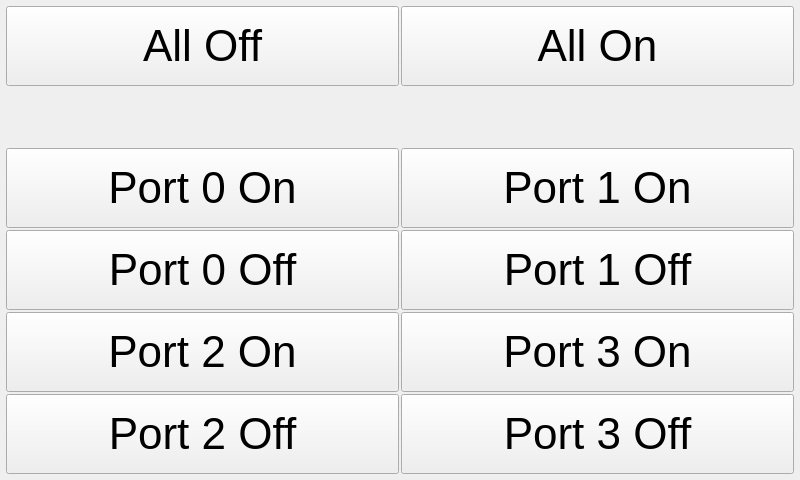
<?xml version="1.0" encoding="UTF-8"?>
<ui version="4.0">
 <class>OnOffWizardPage</class>
 <widget class="QWizardPage" name="OnOffWizardPage">
  <property name="geometry">
   <rect>
    <x>0</x>
    <y>0</y>
    <width>800</width>
    <height>480</height>
   </rect>
  </property>
  <property name="windowTitle">
   <string>On/Off Control</string>
  </property>
  <layout class="QVBoxLayout" name="verticalLayout_5">
   <property name="spacing">
    <number>2</number>
   </property>
   <property name="margin">
    <number>6</number>
   </property>
   <item>
    <layout class="QHBoxLayout" name="horizontalLayout_3">
     <property name="leftMargin">
      <number>0</number>
     </property>
     <property name="topMargin">
      <number>0</number>
     </property>
     <item>
      <widget class="QPushButton" name="allOff">
       <property name="enabled">
        <bool>true</bool>
       </property>
       <property name="minimumSize">
        <size>
         <width>80</width>
         <height>80</height>
        </size>
       </property>
       <property name="font">
        <font>
         <pointsize>33</pointsize>
        </font>
       </property>
       <property name="text">
        <string>All Off</string>
       </property>
       <property name="icon">
        <iconset resource="../rc/icons.qrc">
         <normaloff>:/icons/fontawesome/solid/icons/fontawesome/solid/power-off.svg</normaloff>:/icons/fontawesome/solid/icons/fontawesome/solid/power-off.svg</iconset>
       </property>
       <property name="iconSize">
        <size>
         <width>35</width>
         <height>35</height>
        </size>
       </property>
      </widget>
     </item>
     <item>
      <widget class="QPushButton" name="allOn">
       <property name="minimumSize">
        <size>
         <width>80</width>
         <height>80</height>
        </size>
       </property>
       <property name="font">
        <font>
         <pointsize>33</pointsize>
        </font>
       </property>
       <property name="text">
        <string>All On</string>
       </property>
       <property name="icon">
        <iconset resource="../rc/icons.qrc">
         <normaloff>:/icons/fontawesome/solid/icons/fontawesome/solid/lightbulb.svg</normaloff>:/icons/fontawesome/solid/icons/fontawesome/solid/lightbulb.svg</iconset>
       </property>
       <property name="iconSize">
        <size>
         <width>35</width>
         <height>35</height>
        </size>
       </property>
      </widget>
     </item>
    </layout>
   </item>
   <item>
    <spacer name="verticalSpacer">
     <property name="orientation">
      <enum>Qt::Vertical</enum>
     </property>
     <property name="sizeHint" stdset="0">
      <size>
       <width>20</width>
       <height>40</height>
      </size>
     </property>
    </spacer>
   </item>
   <item>
    <layout class="QHBoxLayout" name="horizontalLayout">
     <property name="spacing">
      <number>2</number>
     </property>
     <item>
      <layout class="QVBoxLayout" name="verticalLayout">
       <item>
        <widget class="QPushButton" name="on0">
         <property name="minimumSize">
          <size>
           <width>80</width>
           <height>80</height>
          </size>
         </property>
         <property name="font">
          <font>
           <pointsize>33</pointsize>
          </font>
         </property>
         <property name="text">
          <string>Port 0 On</string>
         </property>
         <property name="icon">
          <iconset resource="../rc/icons.qrc">
           <normaloff>:/icons/fontawesome/solid/icons/fontawesome/solid/lightbulb.svg</normaloff>:/icons/fontawesome/solid/icons/fontawesome/solid/lightbulb.svg</iconset>
         </property>
         <property name="iconSize">
          <size>
           <width>35</width>
           <height>35</height>
          </size>
         </property>
        </widget>
       </item>
       <item>
        <widget class="QPushButton" name="off0">
         <property name="enabled">
          <bool>true</bool>
         </property>
         <property name="minimumSize">
          <size>
           <width>80</width>
           <height>80</height>
          </size>
         </property>
         <property name="font">
          <font>
           <pointsize>33</pointsize>
          </font>
         </property>
         <property name="text">
          <string>Port 0 Off</string>
         </property>
         <property name="icon">
          <iconset resource="../rc/icons.qrc">
           <normaloff>:/icons/fontawesome/solid/icons/fontawesome/solid/power-off.svg</normaloff>:/icons/fontawesome/solid/icons/fontawesome/solid/power-off.svg</iconset>
         </property>
         <property name="iconSize">
          <size>
           <width>35</width>
           <height>35</height>
          </size>
         </property>
        </widget>
       </item>
      </layout>
     </item>
     <item>
      <layout class="QVBoxLayout" name="verticalLayout_2">
       <item>
        <widget class="QPushButton" name="on1">
         <property name="minimumSize">
          <size>
           <width>80</width>
           <height>80</height>
          </size>
         </property>
         <property name="font">
          <font>
           <pointsize>33</pointsize>
          </font>
         </property>
         <property name="text">
          <string>Port 1 On</string>
         </property>
         <property name="icon">
          <iconset resource="../rc/icons.qrc">
           <normaloff>:/icons/fontawesome/solid/icons/fontawesome/solid/lightbulb.svg</normaloff>:/icons/fontawesome/solid/icons/fontawesome/solid/lightbulb.svg</iconset>
         </property>
         <property name="iconSize">
          <size>
           <width>35</width>
           <height>35</height>
          </size>
         </property>
        </widget>
       </item>
       <item>
        <widget class="QPushButton" name="off1">
         <property name="enabled">
          <bool>true</bool>
         </property>
         <property name="minimumSize">
          <size>
           <width>80</width>
           <height>80</height>
          </size>
         </property>
         <property name="font">
          <font>
           <pointsize>33</pointsize>
          </font>
         </property>
         <property name="text">
          <string>Port 1 Off</string>
         </property>
         <property name="icon">
          <iconset resource="../rc/icons.qrc">
           <normaloff>:/icons/fontawesome/solid/icons/fontawesome/solid/power-off.svg</normaloff>:/icons/fontawesome/solid/icons/fontawesome/solid/power-off.svg</iconset>
         </property>
         <property name="iconSize">
          <size>
           <width>35</width>
           <height>35</height>
          </size>
         </property>
        </widget>
       </item>
      </layout>
     </item>
    </layout>
   </item>
   <item>
    <layout class="QHBoxLayout" name="horizontalLayout_2">
     <property name="spacing">
      <number>2</number>
     </property>
     <item>
      <layout class="QVBoxLayout" name="verticalLayout_3">
       <item>
        <widget class="QPushButton" name="on2">
         <property name="minimumSize">
          <size>
           <width>80</width>
           <height>80</height>
          </size>
         </property>
         <property name="font">
          <font>
           <pointsize>33</pointsize>
          </font>
         </property>
         <property name="text">
          <string>Port 2 On</string>
         </property>
         <property name="icon">
          <iconset resource="../rc/icons.qrc">
           <normaloff>:/icons/fontawesome/solid/icons/fontawesome/solid/lightbulb.svg</normaloff>:/icons/fontawesome/solid/icons/fontawesome/solid/lightbulb.svg</iconset>
         </property>
         <property name="iconSize">
          <size>
           <width>35</width>
           <height>35</height>
          </size>
         </property>
        </widget>
       </item>
       <item>
        <widget class="QPushButton" name="off2">
         <property name="enabled">
          <bool>true</bool>
         </property>
         <property name="minimumSize">
          <size>
           <width>80</width>
           <height>80</height>
          </size>
         </property>
         <property name="font">
          <font>
           <pointsize>33</pointsize>
          </font>
         </property>
         <property name="text">
          <string>Port 2 Off</string>
         </property>
         <property name="icon">
          <iconset resource="../rc/icons.qrc">
           <normaloff>:/icons/fontawesome/solid/icons/fontawesome/solid/power-off.svg</normaloff>:/icons/fontawesome/solid/icons/fontawesome/solid/power-off.svg</iconset>
         </property>
         <property name="iconSize">
          <size>
           <width>35</width>
           <height>35</height>
          </size>
         </property>
        </widget>
       </item>
      </layout>
     </item>
     <item>
      <layout class="QVBoxLayout" name="verticalLayout_4">
       <item>
        <widget class="QPushButton" name="on3">
         <property name="minimumSize">
          <size>
           <width>80</width>
           <height>80</height>
          </size>
         </property>
         <property name="font">
          <font>
           <pointsize>33</pointsize>
          </font>
         </property>
         <property name="text">
          <string>Port 3 On</string>
         </property>
         <property name="icon">
          <iconset resource="../rc/icons.qrc">
           <normaloff>:/icons/fontawesome/solid/icons/fontawesome/solid/lightbulb.svg</normaloff>:/icons/fontawesome/solid/icons/fontawesome/solid/lightbulb.svg</iconset>
         </property>
         <property name="iconSize">
          <size>
           <width>35</width>
           <height>35</height>
          </size>
         </property>
        </widget>
       </item>
       <item>
        <widget class="QPushButton" name="off3">
         <property name="enabled">
          <bool>true</bool>
         </property>
         <property name="minimumSize">
          <size>
           <width>80</width>
           <height>80</height>
          </size>
         </property>
         <property name="font">
          <font>
           <pointsize>33</pointsize>
          </font>
         </property>
         <property name="text">
          <string>Port 3 Off</string>
         </property>
         <property name="icon">
          <iconset resource="../rc/icons.qrc">
           <normaloff>:/icons/fontawesome/solid/icons/fontawesome/solid/power-off.svg</normaloff>:/icons/fontawesome/solid/icons/fontawesome/solid/power-off.svg</iconset>
         </property>
         <property name="iconSize">
          <size>
           <width>35</width>
           <height>35</height>
          </size>
         </property>
        </widget>
       </item>
      </layout>
     </item>
    </layout>
   </item>
  </layout>
 </widget>
 <resources>
  <include location="../rc/icons.qrc"/>
 </resources>
 <connections/>
</ui>
